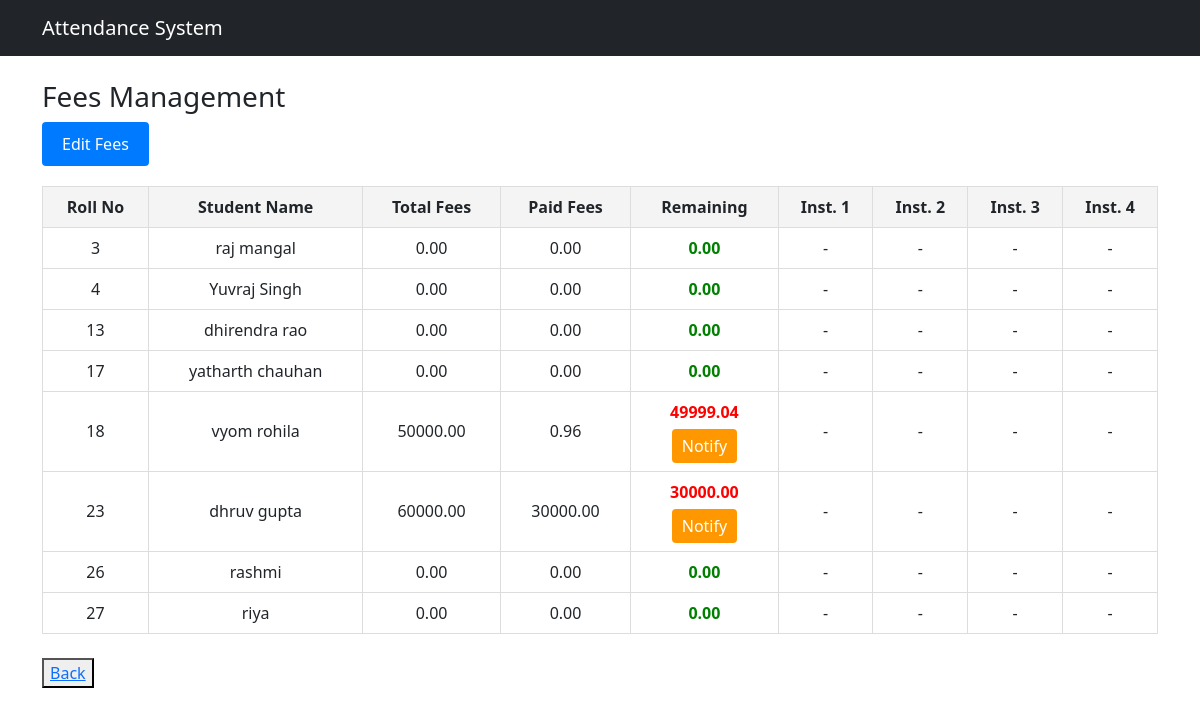
/fees/manager/fee-manager/ (signed in), run on an earlier commit of the app's database.
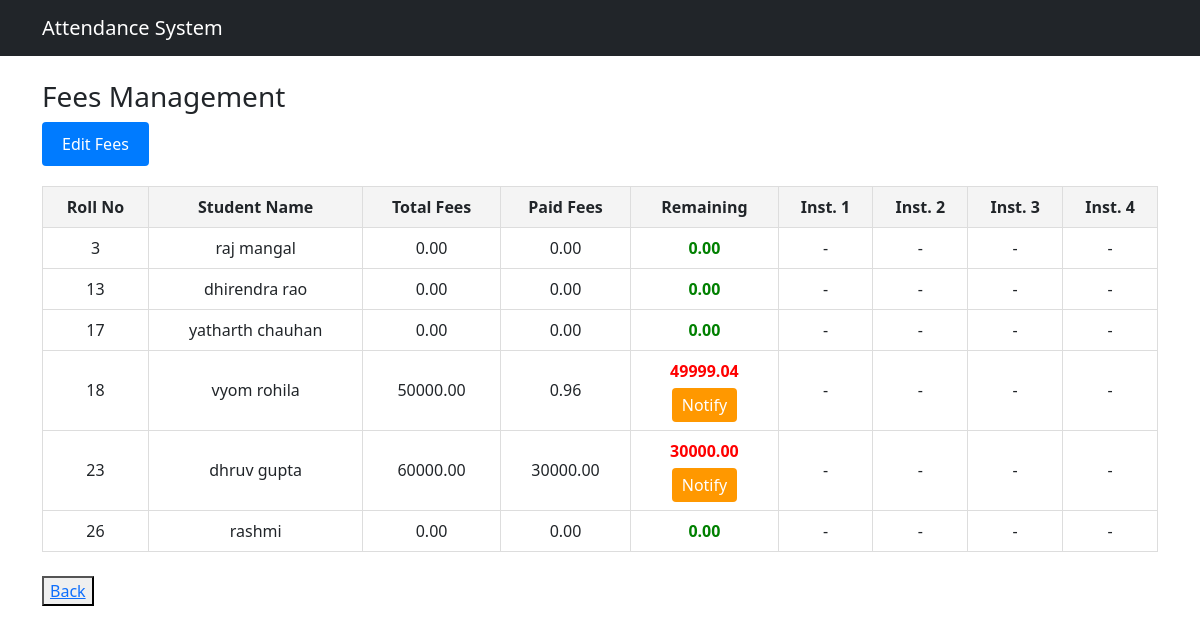
And on a later commit of the database.
### accounts/models.py (models this page shows, shortened)
class StudentProfile(models.Model):
    user = models.OneToOneField(User, on_delete=models.CASCADE)
    roll_no = models.IntegerField(unique=True, validators=[roll_no_validator])
    phone = models.CharField(max_length=20,blank=True, null=True, validators=[phone_validator])
    city = models.CharField(max_length=50,blank=True,null=True)
    address = models.TextField(blank=True,null=True)
    pincode = models.CharField(max_length=10,blank=True,null=True, validators=[pincode_validator])
    dob = models.DateField(blank=True,null=True)
    last_qualification = models.CharField(max_length=100,blank=True,null=True)
    domain = models.CharField(max_length=50,blank=True,null=True)
    joining_date = models.DateField(blank=True,null=True,validators=[validate_not_future])
    photo = models.ImageField(upload_to='student_photos/',blank=True,null=True)
    is_active = models.BooleanField(default=True)
    added_by = models.ForeignKey(ManagerProfile, on_delete=models.SET_NULL,null=True,blank=True)
    is_placed = models.BooleanField(default=False)

### fees/models.py (models this page shows, shortened)
class FeeRecord(models.Model):
    student = models.OneToOneField(StudentProfile, on_delete=models.CASCADE, related_name='fee_record')
    total_fees = models.DecimalField(max_digits=10, decimal_places=2, default=0.00)
    paid_fees = models.DecimalField(max_digits=10, decimal_places=2, default=0.00)
    installment_1 = models.FileField(upload_to='receipts/', null=True, blank=True)
    installment_2 = models.FileField(upload_to='receipts/', null=True, blank=True)
    installment_3 = models.FileField(upload_to='receipts/', null=True, blank=True)
    installment_4 = models.FileField(upload_to='receipts/', null=True, blank=True)
    @property
    def remaining_fees(self):
        return self.total_fees - self.paid_fees

### fees/views.py (the view)
# urls.py: path('manager/fee-manager/', views.fee_manager, name='fee_manager'),
@login_required
def fee_manager(request):
    if not (request.user.is_superuser or hasattr(request.user, 'managerprofile')):
        return redirect('student_dashboard')
    students = list(StudentProfile.objects.select_related('fee_record', 'user').all())
    def studnet_sorting(s):
        try:
            return int(s.roll_no)
        except ValueError:
            return s.roll_no
    students.sort(key=studnet_sorting)
    for student in students:
        if not hasattr(student, 'fee_record'):
            FeeRecord.objects.get_or_create(student=student)
    return render(request, 'fees/fee_manager.html', {'students': students})

### templates/fees/fee_manager.html (shortened to what this page needs)
{% extends 'base.html' %}
{% block content %}
<h3>Fees Management</h3>
<div style="margin-bottom: 20px;">
    <button id="toggle-edit-btn" onclick="toggleEditMode()"
        style="padding: 10px 20px; background-color: #007bff; color: white; border: none; border-radius: 4px; cursor: pointer;">
        Edit Fees
    </button>
</div>
<table class="fees-table" id="fees-table">
    <thead>
        <tr>
            <th>Roll No</th>
            <th>Student Name</th>
            <th>Total Fees</th>
            <th>Paid Fees</th>
            <th>Remaining</th>
            <th>Inst. 1</th>
            <th>Inst. 2</th>
            <th>Inst. 3</th>
            <th>Inst. 4</th>
        </tr>
    </thead>
    <tbody>
        {% for student in students %}
        <tr>
            <form method="post" action="{% url 'update_fee' student.id %}" enctype="multipart/form-data">
                <td>{{ student.roll_no }}</td>
                <td>{{ student.user.get_full_name }}</td>
                <td>
                    <span class="view-only">{{ student.fee_record.total_fees }}</span>
                </td>
                <td>
                    <span class="view-only">{{ student.fee_record.paid_fees }}</span>
                </td>
                <td>
                    <span
                        class="{% if student.fee_record.remaining_fees > 0 %}remaining-positive{% else %}remaining-zero{% endif %}">
                        {{ student.fee_record.remaining_fees }}
                    </span>
                    {% if student.fee_record.remaining_fees > 0 %}
                    <br>
                    <a href="{% url 'send_fee_reminder' student.id %}"
                        style="padding: 5px 10px; background-color: #ff9800; color: white; text-decoration: none; border-radius: 4px; display: inline-block; margin-top: 5px;">
                        Notify
                    </a>
                    {% endif %}
                </td>
                <td>
                    <div class="view-only">
                        {% if student.fee_record.installment_1 %}
                        <a href="{{ student.fee_record.installment_1.url }}" target="_blank">View</a>
                        {% else %}-{% endif %}
                    </div>
                </td>
                <td>
                    <div class="view-only">
                        {% if student.fee_record.installment_2 %}
                        <a href="{{ student.fee_record.installment_2.url }}" target="_blank">View</a>
                        {% else %}-{% endif %}
                    </div>
                </td>
                <td>
                    <div class="view-only">
                        {% if student.fee_record.installment_3 %}
                        <a href="{{ student.fee_record.installment_3.url }}" target="_blank">View</a>
                        {% else %}-{% endif %}
                    </div>
                </td>
                <td>
                    <div class="view-only">
                        {% if student.fee_record.installment_4 %}
                        <a href="{{ student.fee_record.installment_4.url }}" target="_blank">View</a>
                        {% else %}-{% endif %}
                    </div>
                </td>
            </form>
        </tr>
        {% endfor %}
    </tbody>
</table>
<br>
{% if user.is_superuser %}
<button><a href="/admin/">Back</a></button>
{% else %}
<button><a href="{% url 'manager_dashboard' %}">Back to Dashboard</a></button>
{% endif %}
{% endblock %}

What changed in the data, as far as the page shows it:
removed StudentProfile: roll_no "4", user.get_full_name "Yuvraj Singh", fee_record.total_fees "0.00", fee_record.paid_fees "0.00", fee_record.remaining_fees "0.00"
removed StudentProfile: roll_no "27", user.get_full_name "riya", fee_record.total_fees "0.00", fee_record.paid_fees "0.00", fee_record.remaining_fees "0.00"
